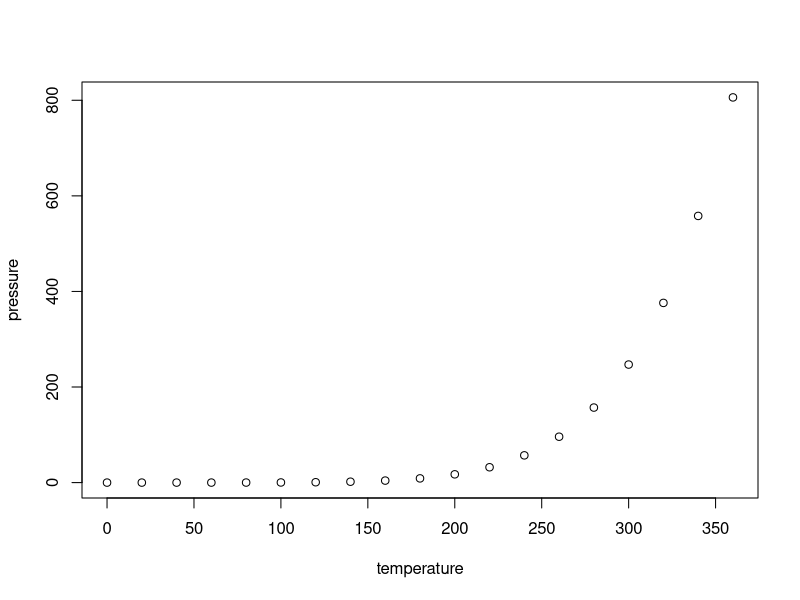
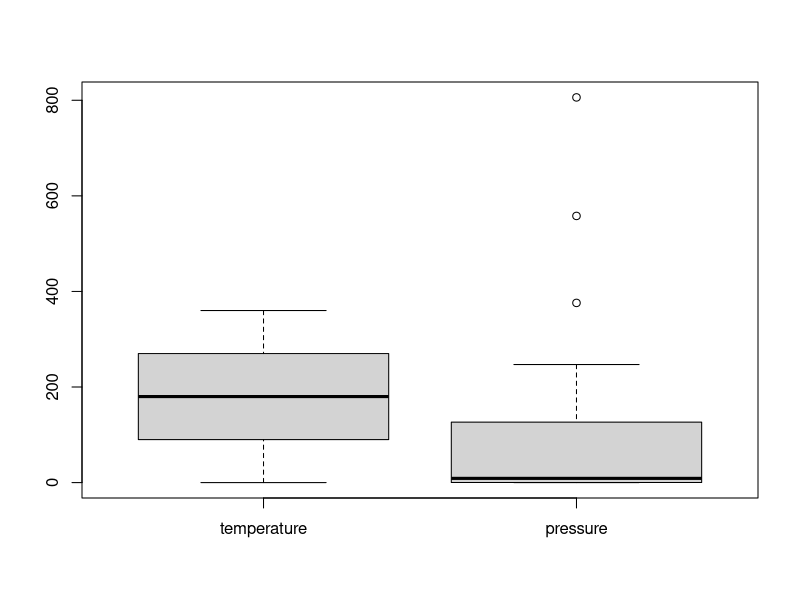

Write R code to recreate these figures, in order.
## ---- chunk 1
knitr::opts_chunk$set(echo = TRUE)
## ---- chunk 2
summary(cars)
## ---- chunk 3
plot(pressure)
boxplot(pressure)
